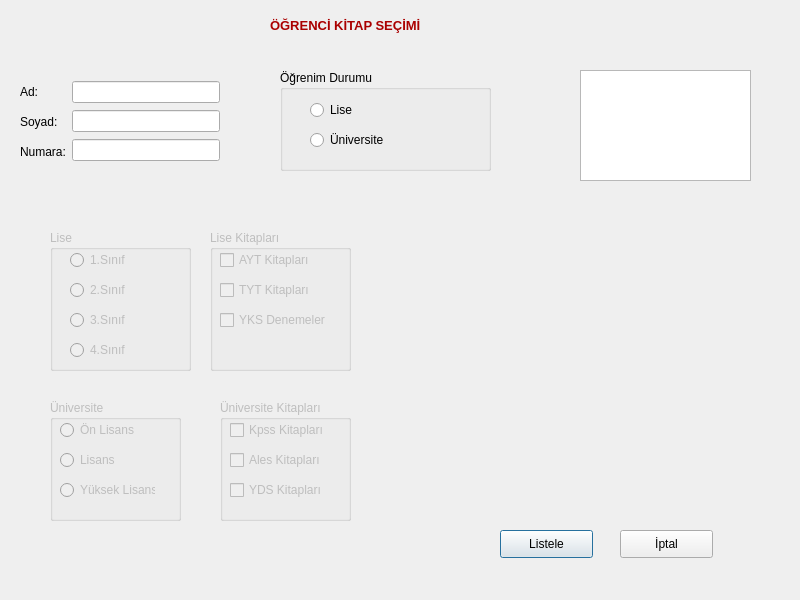
<?xml version="1.0" encoding="UTF-8"?>
<ui version="4.0">
 <class>Dialog</class>
 <widget class="QDialog" name="Dialog">
  <property name="geometry">
   <rect>
    <x>0</x>
    <y>0</y>
    <width>800</width>
    <height>600</height>
   </rect>
  </property>
  <property name="windowTitle">
   <string>Dialog</string>
  </property>
  <widget class="QPushButton" name="btnListele">
   <property name="geometry">
    <rect>
     <x>500</x>
     <y>530</y>
     <width>93</width>
     <height>28</height>
    </rect>
   </property>
   <property name="text">
    <string>Listele</string>
   </property>
  </widget>
  <widget class="QPushButton" name="pushButton_2">
   <property name="geometry">
    <rect>
     <x>620</x>
     <y>530</y>
     <width>93</width>
     <height>28</height>
    </rect>
   </property>
   <property name="text">
    <string>İptal</string>
   </property>
  </widget>
  <widget class="QLabel" name="label_2">
   <property name="geometry">
    <rect>
     <x>270</x>
     <y>10</y>
     <width>211</width>
     <height>31</height>
    </rect>
   </property>
   <property name="palette">
    <palette>
     <active>
      <colorrole role="WindowText">
       <brush brushstyle="SolidPattern">
        <color alpha="255">
         <red>170</red>
         <green>0</green>
         <blue>0</blue>
        </color>
       </brush>
      </colorrole>
     </active>
     <inactive>
      <colorrole role="WindowText">
       <brush brushstyle="SolidPattern">
        <color alpha="255">
         <red>170</red>
         <green>0</green>
         <blue>0</blue>
        </color>
       </brush>
      </colorrole>
     </inactive>
     <disabled>
      <colorrole role="WindowText">
       <brush brushstyle="SolidPattern">
        <color alpha="255">
         <red>120</red>
         <green>120</green>
         <blue>120</blue>
        </color>
       </brush>
      </colorrole>
     </disabled>
    </palette>
   </property>
   <property name="font">
    <font>
     <pointsize>10</pointsize>
     <weight>75</weight>
     <bold>true</bold>
    </font>
   </property>
   <property name="text">
    <string>ÖĞRENCİ KİTAP SEÇİMİ</string>
   </property>
  </widget>
  <widget class="QTextEdit" name="textEdit">
   <property name="geometry">
    <rect>
     <x>580</x>
     <y>70</y>
     <width>171</width>
     <height>111</height>
    </rect>
   </property>
  </widget>
  <widget class="QGroupBox" name="grp_OgrenimDurumu">
   <property name="geometry">
    <rect>
     <x>280</x>
     <y>70</y>
     <width>211</width>
     <height>101</height>
    </rect>
   </property>
   <property name="title">
    <string>Öğrenim Durumu</string>
   </property>
   <widget class="QRadioButton" name="rdBtn_Lise">
    <property name="geometry">
     <rect>
      <x>30</x>
      <y>30</y>
      <width>95</width>
      <height>20</height>
     </rect>
    </property>
    <property name="text">
     <string>Lise</string>
    </property>
   </widget>
   <widget class="QRadioButton" name="rdBtn_Universite">
    <property name="geometry">
     <rect>
      <x>30</x>
      <y>60</y>
      <width>95</width>
      <height>20</height>
     </rect>
    </property>
    <property name="text">
     <string>Üniversite</string>
    </property>
   </widget>
  </widget>
  <widget class="QGroupBox" name="grp_Lise">
   <property name="enabled">
    <bool>false</bool>
   </property>
   <property name="geometry">
    <rect>
     <x>50</x>
     <y>230</y>
     <width>141</width>
     <height>141</height>
    </rect>
   </property>
   <property name="title">
    <string>Lise</string>
   </property>
   <widget class="QRadioButton" name="rdbtnSnf1">
    <property name="geometry">
     <rect>
      <x>20</x>
      <y>20</y>
      <width>95</width>
      <height>20</height>
     </rect>
    </property>
    <property name="text">
     <string>1.Sınıf</string>
    </property>
   </widget>
   <widget class="QRadioButton" name="rdbtnSnf2">
    <property name="geometry">
     <rect>
      <x>20</x>
      <y>50</y>
      <width>95</width>
      <height>20</height>
     </rect>
    </property>
    <property name="text">
     <string>2.Sınıf</string>
    </property>
   </widget>
   <widget class="QRadioButton" name="rdbtnSnf3">
    <property name="geometry">
     <rect>
      <x>20</x>
      <y>80</y>
      <width>95</width>
      <height>20</height>
     </rect>
    </property>
    <property name="text">
     <string>3.Sınıf</string>
    </property>
   </widget>
   <widget class="QRadioButton" name="rdbtnSnf4">
    <property name="geometry">
     <rect>
      <x>20</x>
      <y>110</y>
      <width>95</width>
      <height>20</height>
     </rect>
    </property>
    <property name="text">
     <string>4.Sınıf</string>
    </property>
   </widget>
  </widget>
  <widget class="QGroupBox" name="grp_Uni">
   <property name="enabled">
    <bool>false</bool>
   </property>
   <property name="geometry">
    <rect>
     <x>50</x>
     <y>400</y>
     <width>131</width>
     <height>121</height>
    </rect>
   </property>
   <property name="title">
    <string>Üniversite</string>
   </property>
   <widget class="QRadioButton" name="rdbtnOnL">
    <property name="geometry">
     <rect>
      <x>10</x>
      <y>20</y>
      <width>95</width>
      <height>20</height>
     </rect>
    </property>
    <property name="text">
     <string>Ön Lisans</string>
    </property>
   </widget>
   <widget class="QRadioButton" name="rdbtnLisans">
    <property name="geometry">
     <rect>
      <x>10</x>
      <y>50</y>
      <width>95</width>
      <height>20</height>
     </rect>
    </property>
    <property name="text">
     <string>Lisans</string>
    </property>
   </widget>
   <widget class="QRadioButton" name="rdbtnYLisans">
    <property name="geometry">
     <rect>
      <x>10</x>
      <y>80</y>
      <width>95</width>
      <height>20</height>
     </rect>
    </property>
    <property name="text">
     <string>Yüksek Lisans</string>
    </property>
   </widget>
  </widget>
  <widget class="QGroupBox" name="grp_LiseK">
   <property name="enabled">
    <bool>false</bool>
   </property>
   <property name="geometry">
    <rect>
     <x>210</x>
     <y>230</y>
     <width>141</width>
     <height>141</height>
    </rect>
   </property>
   <property name="title">
    <string>Lise Kitapları</string>
   </property>
   <widget class="QCheckBox" name="checkBox_7">
    <property name="geometry">
     <rect>
      <x>10</x>
      <y>20</y>
      <width>91</width>
      <height>20</height>
     </rect>
    </property>
    <property name="text">
     <string>AYT Kitapları</string>
    </property>
   </widget>
   <widget class="QCheckBox" name="checkBox_8">
    <property name="geometry">
     <rect>
      <x>10</x>
      <y>50</y>
      <width>111</width>
      <height>20</height>
     </rect>
    </property>
    <property name="text">
     <string>TYT Kitapları</string>
    </property>
   </widget>
   <widget class="QCheckBox" name="checkBox_9">
    <property name="geometry">
     <rect>
      <x>10</x>
      <y>80</y>
      <width>121</width>
      <height>20</height>
     </rect>
    </property>
    <property name="text">
     <string>YKS Denemeler</string>
    </property>
   </widget>
  </widget>
  <widget class="QGroupBox" name="grp_UniK">
   <property name="enabled">
    <bool>false</bool>
   </property>
   <property name="geometry">
    <rect>
     <x>220</x>
     <y>400</y>
     <width>131</width>
     <height>121</height>
    </rect>
   </property>
   <property name="title">
    <string>Üniversite Kitapları</string>
   </property>
   <widget class="QCheckBox" name="checkBox_10">
    <property name="geometry">
     <rect>
      <x>10</x>
      <y>20</y>
      <width>101</width>
      <height>20</height>
     </rect>
    </property>
    <property name="text">
     <string>Kpss Kitapları</string>
    </property>
   </widget>
   <widget class="QCheckBox" name="checkBox_11">
    <property name="geometry">
     <rect>
      <x>10</x>
      <y>50</y>
      <width>111</width>
      <height>20</height>
     </rect>
    </property>
    <property name="text">
     <string>Ales Kitapları</string>
    </property>
   </widget>
   <widget class="QCheckBox" name="checkBox_12">
    <property name="geometry">
     <rect>
      <x>10</x>
      <y>80</y>
      <width>101</width>
      <height>20</height>
     </rect>
    </property>
    <property name="text">
     <string>YDS Kitapları</string>
    </property>
   </widget>
  </widget>
  <widget class="QWidget" name="layoutWidget">
   <property name="geometry">
    <rect>
     <x>20</x>
     <y>80</y>
     <width>200</width>
     <height>84</height>
    </rect>
   </property>
   <layout class="QHBoxLayout" name="horizontalLayout_2">
    <item>
     <layout class="QVBoxLayout" name="verticalLayout_3">
      <item>
       <widget class="QLabel" name="label">
        <property name="text">
         <string>Ad:</string>
        </property>
       </widget>
      </item>
      <item>
       <widget class="QLabel" name="label_3">
        <property name="text">
         <string>Soyad:</string>
        </property>
       </widget>
      </item>
      <item>
       <widget class="QLabel" name="label_4">
        <property name="text">
         <string>Numara:</string>
        </property>
       </widget>
      </item>
     </layout>
    </item>
    <item>
     <layout class="QVBoxLayout" name="verticalLayout_4">
      <item>
       <widget class="QLineEdit" name="lnAd"/>
      </item>
      <item>
       <widget class="QLineEdit" name="lnSoyad"/>
      </item>
      <item>
       <widget class="QLineEdit" name="lnNumara"/>
      </item>
     </layout>
    </item>
   </layout>
  </widget>
 </widget>
 <resources/>
 <connections>
  <connection>
   <sender>pushButton_2</sender>
   <signal>clicked()</signal>
   <receiver>Dialog</receiver>
   <slot>accept()</slot>
   <hints>
    <hint type="sourcelabel">
     <x>666</x>
     <y>548</y>
    </hint>
    <hint type="destinationlabel">
     <x>636</x>
     <y>592</y>
    </hint>
   </hints>
  </connection>
 </connections>
</ui>
